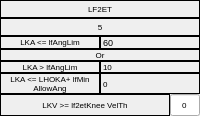
              <widget class="QFrame" name="LF2ET_Frame">
               <property name="frameShape">
                <enum>QFrame::Shape::Box</enum>
               </property>
               <property name="frameShadow">
                <enum>QFrame::Shadow::Plain</enum>
               </property>
               <property name="lineWidth">
                <number>0</number>
               </property>
               <layout class="QHBoxLayout" name="horizontalLayout_16">
                <property name="spacing">
                 <number>0</number>
                </property>
                <property name="leftMargin">
                 <number>0</number>
                </property>
                <property name="topMargin">
                 <number>0</number>
                </property>
                <property name="rightMargin">
                 <number>0</number>
                </property>
                <property name="bottomMargin">
                 <number>0</number>
                </property>
                <item>
                 <layout class="QVBoxLayout" name="LF2ET_verticalLayout">
                  <property name="spacing">
                   <number>0</number>
                  </property>
                  <item>
                   <widget class="QLabel" name="flag134_label">
                    <property name="minimumSize">
                     <size>
                      <width>0</width>
                      <height>18</height>
                     </size>
                    </property>
                    <property name="maximumSize">
                     <size>
                      <width>16777215</width>
                      <height>18</height>
                     </size>
                    </property>
                    <property name="font">
                     <font>
                      <pointsize>6</pointsize>
                     </font>
                    </property>
                    <property name="frameShape">
                     <enum>QFrame::Shape::Box</enum>
                    </property>
                    <property name="text">
                     <string>LF2ET</string>
                    </property>
                    <property name="alignment">
                     <set>Qt::AlignmentFlag::AlignCenter</set>
                    </property>
                   </widget>
                  </item>
                  <item>
                   <widget class="QLabel" name="stateNumber5_label">
                    <property name="minimumSize">
                     <size>
                      <width>0</width>
                      <height>18</height>
                     </size>
                    </property>
                    <property name="maximumSize">
                     <size>
                      <width>16777215</width>
                      <height>18</height>
                     </size>
                    </property>
                    <property name="font">
                     <font>
                      <pointsize>6</pointsize>
                     </font>
                    </property>
                    <property name="frameShape">
                     <enum>QFrame::Shape::Box</enum>
                    </property>
                    <property name="text">
                     <string>5</string>
                    </property>
                    <property name="alignment">
                     <set>Qt::AlignmentFlag::AlignCenter</set>
                    </property>
                   </widget>
                  </item>
                  <item>
                   <layout class="QVBoxLayout" name="LF2ET_Flag12_verticalLayout">
                    <property name="spacing">
                     <number>0</number>
                    </property>
                    <item>
                     <layout class="QHBoxLayout" name="LF2ET_Flag1_horizontalLayout">
                      <property name="spacing">
                       <number>0</number>
                      </property>
                      <item>
                       <widget class="QLabel" name="flag50_label">
                        <property name="font">
                         <font>
                          <pointsize>6</pointsize>
                         </font>
                        </property>
                        <property name="frameShape">
                         <enum>QFrame::Shape::Box</enum>
                        </property>
                        <property name="text">
                         <string>LKA &lt;= lfAngLim</string>
                        </property>
                        <property name="alignment">
                         <set>Qt::AlignmentFlag::AlignCenter</set>
                        </property>
                        <property name="wordWrap">
                         <bool>true</bool>
                        </property>
                       </widget>
                      </item>
                      <item>
                       <widget class="QLabel" name="label_2">
                        <property name="font">
                         <font>
                          <pointsize>7</pointsize>
                         </font>
                        </property>
                        <property name="frameShape">
                         <enum>QFrame::Shape::Box</enum>
                        </property>
                        <property name="text">
                         <string>60</string>
                        </property>
                       </widget>
                      </item>
                     </layout>
                    </item>
                    <item>
                     <widget class="QLabel" name="StandingStill_label_23">
                      <property name="font">
                       <font>
                        <pointsize>6</pointsize>
                       </font>
                      </property>
                      <property name="frameShape">
                       <enum>QFrame::Shape::Box</enum>
                      </property>
                      <property name="text">
                       <string>Or</string>
                      </property>
                      <property name="alignment">
                       <set>Qt::AlignmentFlag::AlignCenter</set>
                      </property>
                     </widget>
                    </item>
                    <item>
                     <layout class="QHBoxLayout" name="LF2ET_Flag2_horizontalLayout">
                      <property name="spacing">
                       <number>0</number>
                      </property>
                      <item>
                       <widget class="QLabel" name="flag51_label">
                        <property name="font">
                         <font>
                          <pointsize>6</pointsize>
                         </font>
                        </property>
                        <property name="frameShape">
                         <enum>QFrame::Shape::Box</enum>
                        </property>
                        <property name="text">
                         <string>LKA &gt; lfAngLim</string>
                        </property>
                        <property name="alignment">
                         <set>Qt::AlignmentFlag::AlignCenter</set>
                        </property>
                        <property name="wordWrap">
                         <bool>true</bool>
                        </property>
                       </widget>
                      </item>
                      <item>
                       <widget class="QLabel" name="label_3">
                        <property name="font">
                         <font>
                          <pointsize>6</pointsize>
                         </font>
                        </property>
                        <property name="frameShape">
                         <enum>QFrame::Shape::Box</enum>
                        </property>
                        <property name="text">
                         <string>10</string>
                        </property>
                       </widget>
                      </item>
                     </layout>
                    </item>
                   </layout>
                  </item>
                  <item>
                   <layout class="QHBoxLayout" name="LF2ET_Flag3_horizontalLayout">
                    <property name="spacing">
                     <number>0</number>
                    </property>
                    <item>
                     <widget class="QLabel" name="flag52_label">
                      <property name="font">
                       <font>
                        <pointsize>6</pointsize>
                       </font>
                      </property>
                      <property name="frameShape">
                       <enum>QFrame::Shape::Box</enum>
                      </property>
                      <property name="text">
                       <string>LKA &lt;=  LHOKA+ lfMin AllowAng</string>
                      </property>
                      <property name="alignment">
                       <set>Qt::AlignmentFlag::AlignCenter</set>
                      </property>
                      <property name="wordWrap">
                       <bool>true</bool>
                      </property>
                     </widget>
                    </item>
                    <item>
                     <widget class="QLabel" name="label_4">
                      <property name="font">
                       <font>
                        <pointsize>6</pointsize>
                       </font>
                      </property>
                      <property name="frameShape">
                       <enum>QFrame::Shape::Box</enum>
                      </property>
                      <property name="text">
                       <string>0</string>
                      </property>
                     </widget>
                    </item>
                   </layout>
                  </item>
                  <item>
                   <layout class="QHBoxLayout" name="LF2ET_Flag4_horizontalLayout">
                    <property name="spacing">
                     <number>0</number>
                    </property>
                    <item>
                     <widget class="QLabel" name="flag53_label">
                      <property name="font">
                       <font>
                        <pointsize>6</pointsize>
                       </font>
                      </property>
                      <property name="frameShape">
                       <enum>QFrame::Shape::Box</enum>
                      </property>
                      <property name="text">
                       <string>LKV &gt;= lf2etKnee VelTh</string>
                      </property>
                      <property name="alignment">
                       <set>Qt::AlignmentFlag::AlignCenter</set>
                      </property>
                      <property name="wordWrap">
                       <bool>true</bool>
                      </property>
                     </widget>
                    </item>
                    <item>
                     <widget class="QLineEdit" name="flag53_lineEdit">
                      <property name="minimumSize">
                       <size>
                        <width>30</width>
                        <height>0</height>
                       </size>
                      </property>
                      <property name="maximumSize">
                       <size>
                        <width>30</width>
                        <height>6000</height>
                       </size>
                      </property>
                      <property name="font">
                       <font>
                        <pointsize>6</pointsize>
                       </font>
                      </property>
                      <property name="text">
                       <string>0</string>
                      </property>
                      <property name="alignment">
                       <set>Qt::AlignmentFlag::AlignCenter</set>
                      </property>
                      <property name="placeholderText">
                       <string>0</string>
                      </property>
                     </widget>
                    </item>
                   </layout>
                  </item>
                 </layout>
                </item>
               </layout>
              </widget>
